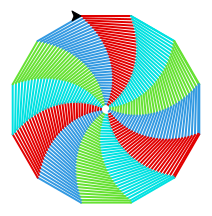

Generate this figure with Python:
import turtle
import canvasvg
import sys
import cairosvg

sys.setrecursionlimit(10000)

COLORS = [
    (225, 0, 0),
    (0, 225, 225),
    (102, 225, 51),
    (51, 153, 225)
]


def create_whirl(size, sides, angle_diff, shorten_with, min_line_length):
    angle = 360 / sides

    def create_inner(length, step):
        t.pencolor(COLORS[step % len(COLORS)])
        t.right(angle + angle_diff)
        t.forward(length)
        new_length = length - shorten_with
        if new_length > min_line_length:
            create_inner(new_length, step + 1)

    # t.left(angle/2)
    for x in range(0, sides):
        t.pencolor(COLORS[x % len(COLORS)])
        t.forward(size)
        if x < sides - 1:
            t.right(angle)

    create_inner(size - shorten_with, 0)


def create_whirl_logo():
    create_whirl(size=50, sides=12, angle_diff=0.1, shorten_with=0.12, min_line_length=2)


t = turtle.Turtle()
turtle.colormode(255)
t.hideturtle()
t.color(0, 0, 0)
t.speed(0)
t.pensize(2)

create_whirl_logo()

t.hideturtle()
t.color(255, 255, 255)
ts = turtle.getscreen().getcanvas()
canvasvg.saveall("logo.svg", ts)

with open("logo.svg") as svg_input, open("logo.png", 'wb') as png_output:
    cairosvg.svg2png(bytestring=svg_input.read(), write_to=png_output)
